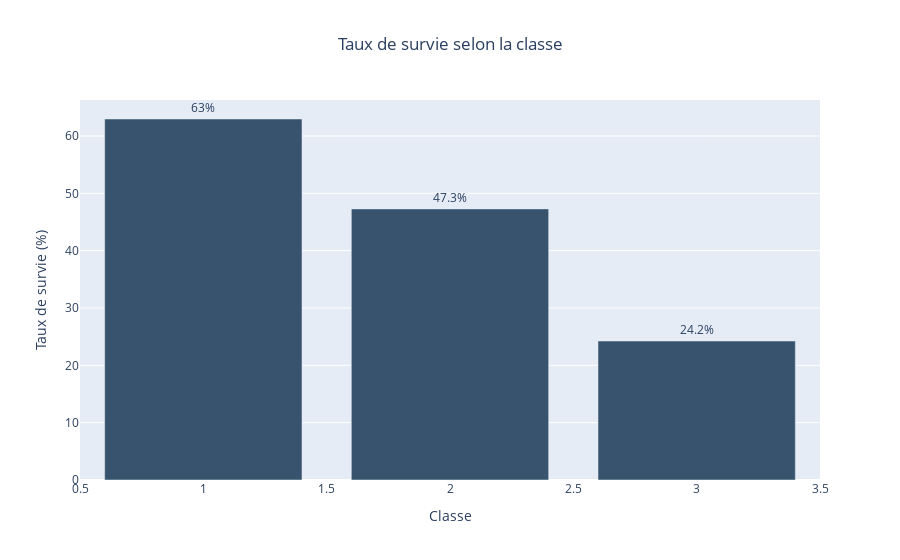

The notebook cell this image was saved under:
### Markdown cell above
#           Taux de survie par classe

### Code cell
import plotly.express as px

# Calculer le taux de survie par classe
survival_by_class = data.groupby('Pclass')['Survived'].mean() * 100

# Créer le graphique à barres avec Plotly
fig = px.bar(
    x=survival_by_class.index,
    y=survival_by_class.values,
    title='Taux de survie selon la classe',
    labels={'x': 'Classe', 'y': 'Taux de survie (%)'},
    text=np.round(survival_by_class.values, 1)
)

# Personnaliser le graphique
fig.update_layout(
    title_x=0.5,
    showlegend=False,
    xaxis_title="Classe",
    yaxis_title="Taux de survie (%)",
    bargap=0.2
)

# Ajouter les pourcentages sur les barres
fig.update_traces(
    texttemplate='%{text}%',
    textposition='outside',
    marker_color='rgb(55, 83, 109)'
)

# Afficher le graphique
fig.show()

# Afficher les statistiques détaillées
print("\nTaux de survie par classe :")
print(survival_by_class.round(2))

### Figure 1 — Plotly figure (JSON) as saved in the notebook; plotly's stock layout.template omitted (floating-point values rounded to 4 significant figures)
{"data": [{"hovertemplate": "Classe=%{x}<br>Taux de survie (%)=%{y}<br>text=%{text}<extra></extra>", "legendgroup": "", "marker": {"color": "rgb(55, 83, 109)", "pattern": {"shape": ""}}, "name": "", "orientation": "v", "showlegend": false, "text": [63.0, 47.3, 24.2], "textposition": "outside", "texttemplate": "%{text}%", "type": "bar", "x": [1, 2, 3], "xaxis": "x", "y": [62.96, 47.28, 24.24], "yaxis": "y"}], "layout": {"bargap": 0.2, "barmode": "relative", "legend": {"tracegroupgap": 0}, "showlegend": false, "title": {"text": "Taux de survie selon la classe", "x": 0.5}, "xaxis": {"anchor": "y", "domain": [0, 1], "title": {"text": "Classe"}}, "yaxis": {"anchor": "x", "domain": [0, 1], "title": {"text": "Taux de survie (%)"}}}}
